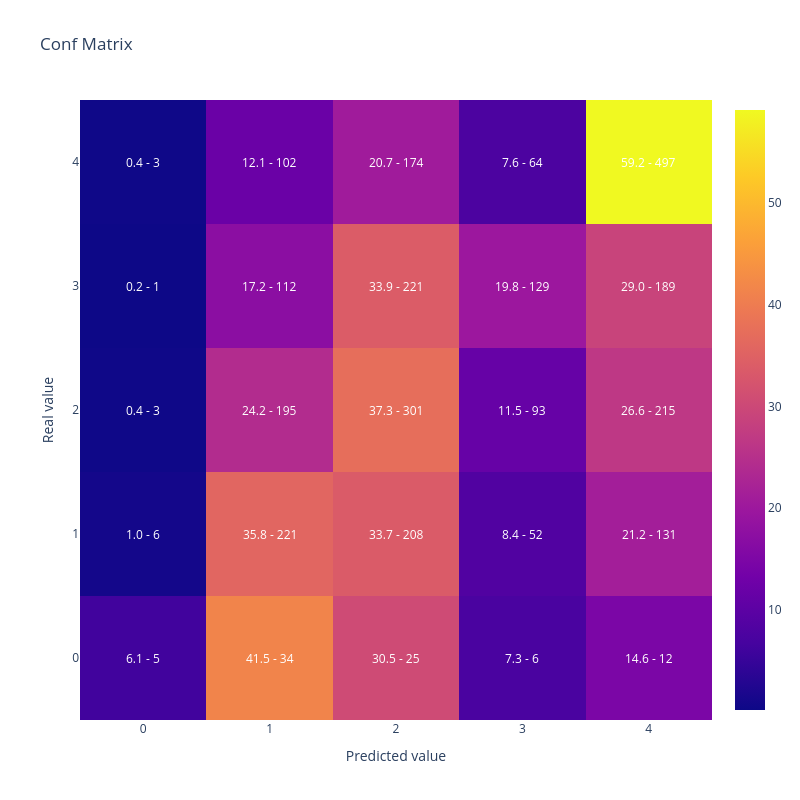

The code cell stored with this chart in its notebook:
### Code cell
#Muestro la matriz de confusión
display(plot_confusion_matrix(y_test,y_pred))

### Figure 1 — Plotly figure (JSON) as saved in the notebook; plotly's stock layout.template omitted (floating-point values rounded to 4 significant figures)
{"data": [{"type": "heatmap", "x": [0, 1, 2, 3, 4], "y": [0, 1, 2, 3, 4], "z": [[6.098, 41.46, 30.49, 7.317, 14.63], [0.9709, 35.76, 33.66, 8.414, 21.2], [0.3717, 24.16, 37.3, 11.52, 26.64], [0.1534, 17.18, 33.9, 19.79, 28.99], [0.3571, 12.14, 20.71, 7.619, 59.17]]}], "layout": {"annotations": [{"font": {"color": "white"}, "showarrow": false, "text": "6.1 - 5", "x": 0, "xref": "x", "y": 0, "yref": "y"}, {"font": {"color": "white"}, "showarrow": false, "text": "41.5 - 34", "x": 1, "xref": "x", "y": 0, "yref": "y"}, {"font": {"color": "white"}, "showarrow": false, "text": "30.5 - 25", "x": 2, "xref": "x", "y": 0, "yref": "y"}, {"font": {"color": "white"}, "showarrow": false, "text": "7.3 - 6", "x": 3, "xref": "x", "y": 0, "yref": "y"}, {"font": {"color": "white"}, "showarrow": false, "text": "14.6 - 12", "x": 4, "xref": "x", "y": 0, "yref": "y"}, {"font": {"color": "white"}, "showarrow": false, "text": "1.0 - 6", "x": 0, "xref": "x", "y": 1, "yref": "y"}, {"font": {"color": "white"}, "showarrow": false, "text": "35.8 - 221", "x": 1, "xref": "x", "y": 1, "yref": "y"}, {"font": {"color": "white"}, "showarrow": false, "text": "33.7 - 208", "x": 2, "xref": "x", "y": 1, "yref": "y"}, {"font": {"color": "white"}, "showarrow": false, "text": "8.4 - 52", "x": 3, "xref": "x", "y": 1, "yref": "y"}, {"font": {"color": "white"}, "showarrow": false, "text": "21.2 - 131", "x": 4, "xref": "x", "y": 1, "yref": "y"}, {"font": {"color": "white"}, "showarrow": false, "text": "0.4 - 3", "x": 0, "xref": "x", "y": 2, "yref": "y"}, {"font": {"color": "white"}, "showarrow": false, "text": "24.2 - 195", "x": 1, "xref": "x", "y": 2, "yref": "y"}, {"font": {"color": "white"}, "showarrow": false, "text": "37.3 - 301", "x": 2, "xref": "x", "y": 2, "yref": "y"}, {"font": {"color": "white"}, "showarrow": false, "text": "11.5 - 93", "x": 3, "xref": "x", "y": 2, "yref": "y"}, {"font": {"color": "white"}, "showarrow": false, "text": "26.6 - 215", "x": 4, "xref": "x", "y": 2, "yref": "y"}, {"font": {"color": "white"}, "showarrow": false, "text": "0.2 - 1", "x": 0, "xref": "x", "y": 3, "yref": "y"}, {"font": {"color": "white"}, "showarrow": false, "text": "17.2 - 112", "x": 1, "xref": "x", "y": 3, "yref": "y"}, {"font": {"color": "white"}, "showarrow": false, "text": "33.9 - 221", "x": 2, "xref": "x", "y": 3, "yref": "y"}, {"font": {"color": "white"}, "showarrow": false, "text": "19.8 - 129", "x": 3, "xref": "x", "y": 3, "yref": "y"}, {"font": {"color": "white"}, "showarrow": false, "text": "29.0 - 189", "x": 4, "xref": "x", "y": 3, "yref": "y"}, {"font": {"color": "white"}, "showarrow": false, "text": "0.4 - 3", "x": 0, "xref": "x", "y": 4, "yref": "y"}, {"font": {"color": "white"}, "showarrow": false, "text": "12.1 - 102", "x": 1, "xref": "x", "y": 4, "yref": "y"}, {"font": {"color": "white"}, "showarrow": false, "text": "20.7 - 174", "x": 2, "xref": "x", "y": 4, "yref": "y"}, {"font": {"color": "white"}, "showarrow": false, "text": "7.6 - 64", "x": 3, "xref": "x", "y": 4, "yref": "y"}, {"font": {"color": "white"}, "showarrow": false, "text": "59.2 - 497", "x": 4, "xref": "x", "y": 4, "yref": "y"}], "height": 800, "title": {"text": "Conf Matrix"}, "width": 800, "xaxis": {"title": {"text": "Predicted value"}}, "yaxis": {"title": {"text": "Real value"}}}}
